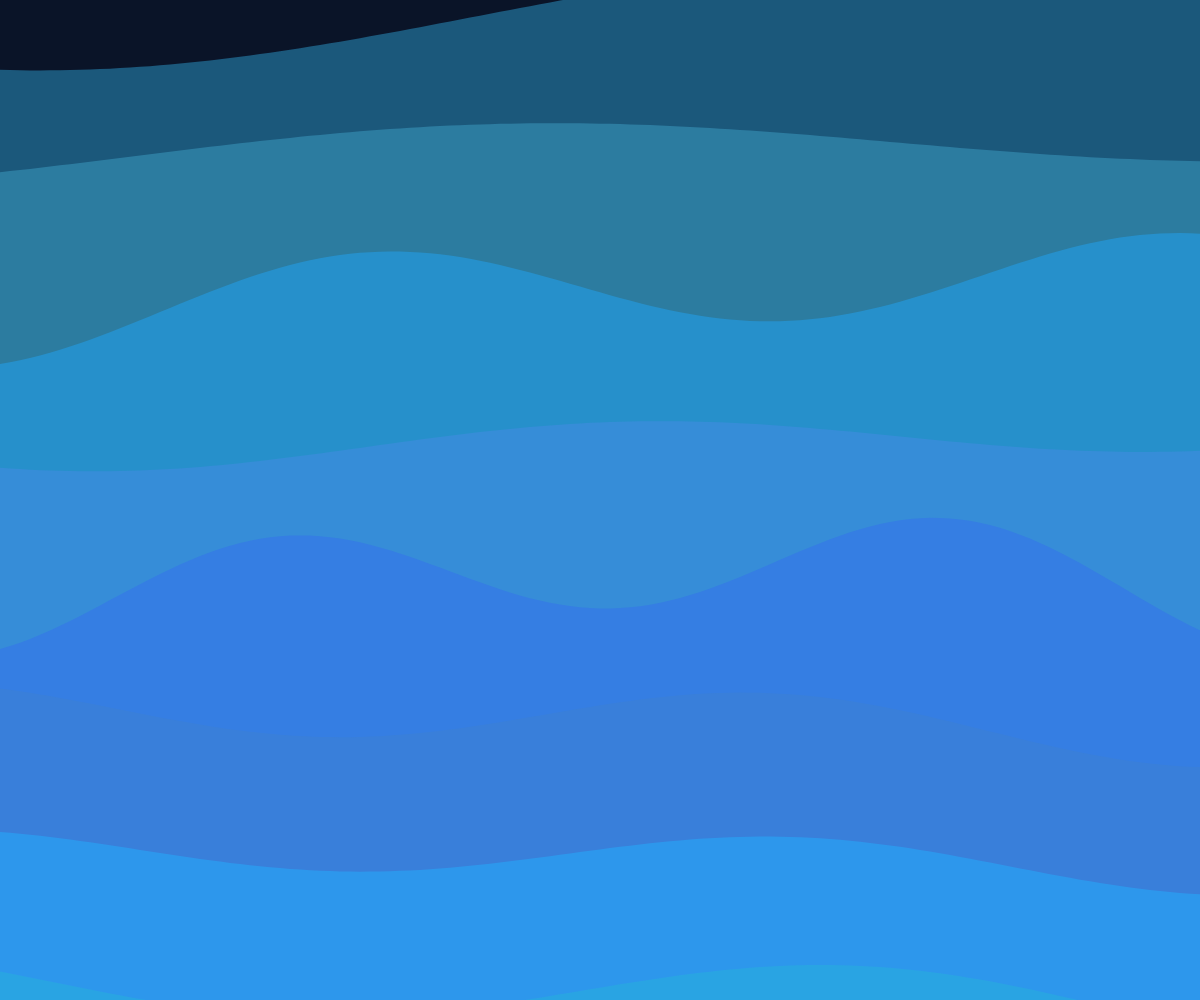
Frame 1 (no input)
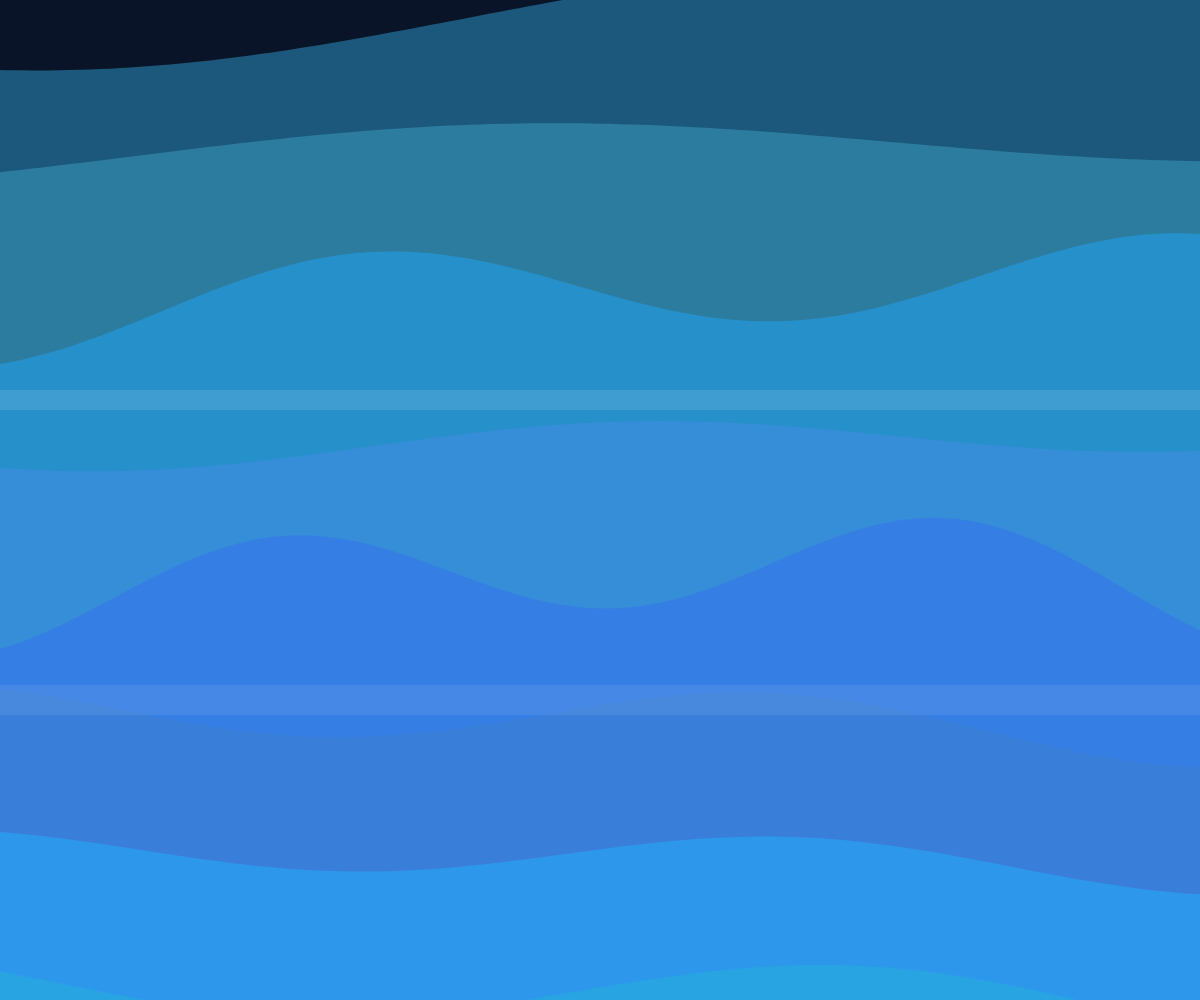
Frame 60 (no input)
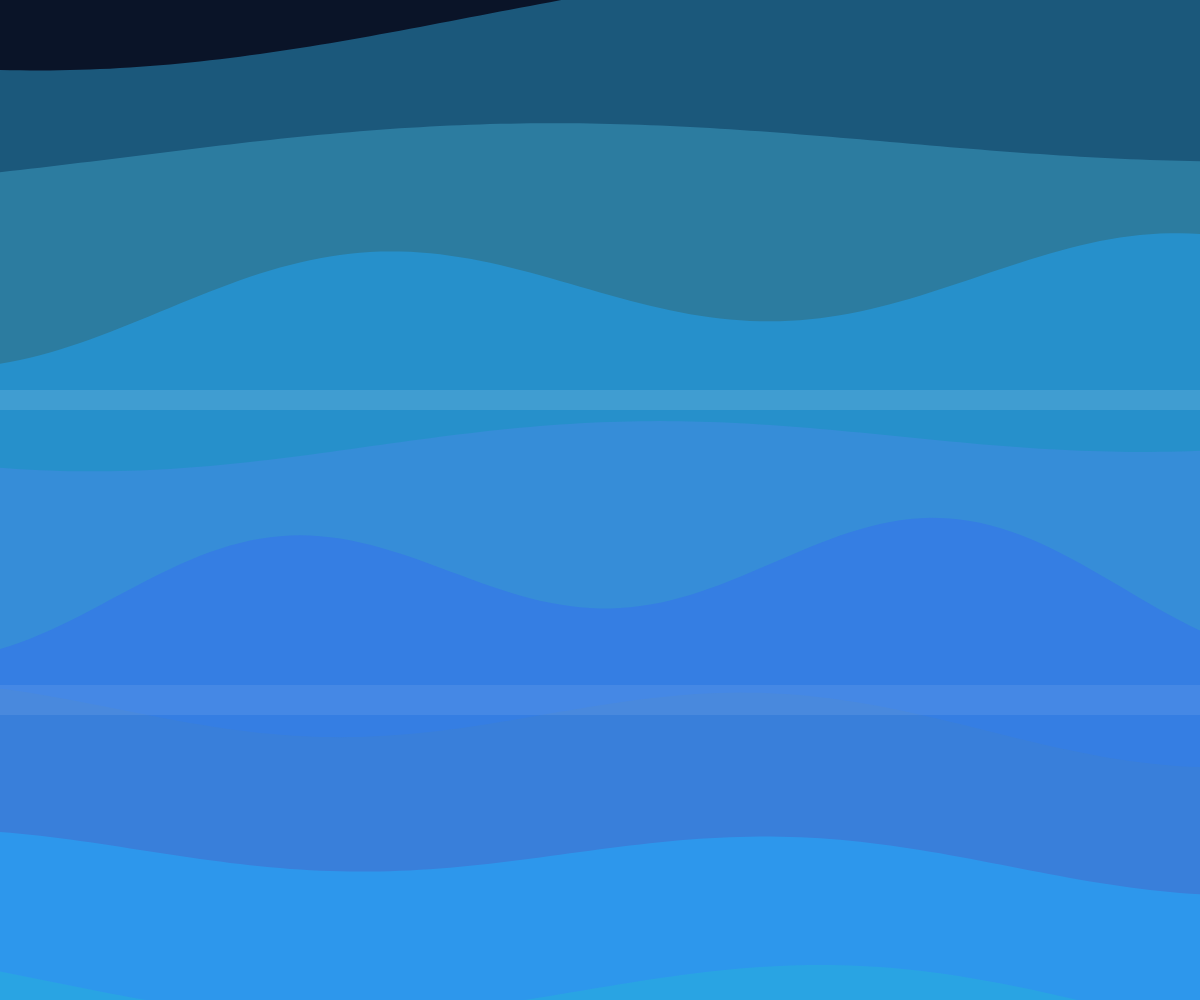
Frame 120 (the mouse pressed at the canvas centre since frame 60)

The p5.js sketch that drew these frames (run headless with seeded random() and noise() and a simulated clock; from frame 60 on, the mouse is pressed at the canvas centre):

// p5.js sketch
// ── sketch.js
let currents = [];
const numCurrents = 8;
let time = 0;

function setup() {
  createCanvas(windowWidth, windowHeight);
  noStroke();
  
  // Initialize oceanic currents with varying properties
  for (let i = 0; i < numCurrents; i++) {
    currents.push({
      y: map(i, 0, numCurrents - 1, 0, height),
      amplitude: random(20, 60),
      frequency: random(0.002, 0.01),
      speed: random(0.001, 0.005),
      color: color(random(30, 80), random(100, 180), random(200, 255), 120),
      phase: random(TWO_PI)
    });
  }
}

function draw() {
  background(10, 20, 40);
  
  time += 0.01;
  
  // Draw sweeping oceanic currents
  for (let i = 0; i < currents.length; i++) {
    const current = currents[i];
    
    // Create flowing pattern with sine waves
    fill(current.color);
    beginShape();
    for (let x = 0; x <= width; x += 10) {
      // Base wave motion
      let y = current.y + 
              sin(x * current.frequency + time * current.speed + current.phase) * current.amplitude +
              sin(x * current.frequency * 0.5 + time * current.speed * 1.2 + current.phase * 0.7) * (current.amplitude * 0.5);
      
      // Add slow pulsing to simulate energy differentials
      y += sin(time * 0.003 + i * 0.5) * 10;
      
      vertex(x, y);
    }
    vertex(width, height);
    vertex(0, height);
    endShape(CLOSE);
  }
  
  // Add subtle atmospheric pressure zones that pulse
  if (frameCount % 60 === 0) {
    const pressureY = height * 0.4;
    fill(255, 30);
    rect(0, pressureY - 10, width, 20);
    
    const pressureY2 = height * 0.7;
    fill(255, 20);
    rect(0, pressureY2 - 15, width, 30);
  }
}

function windowResized() {
  resizeCanvas(windowWidth, windowHeight);
}
